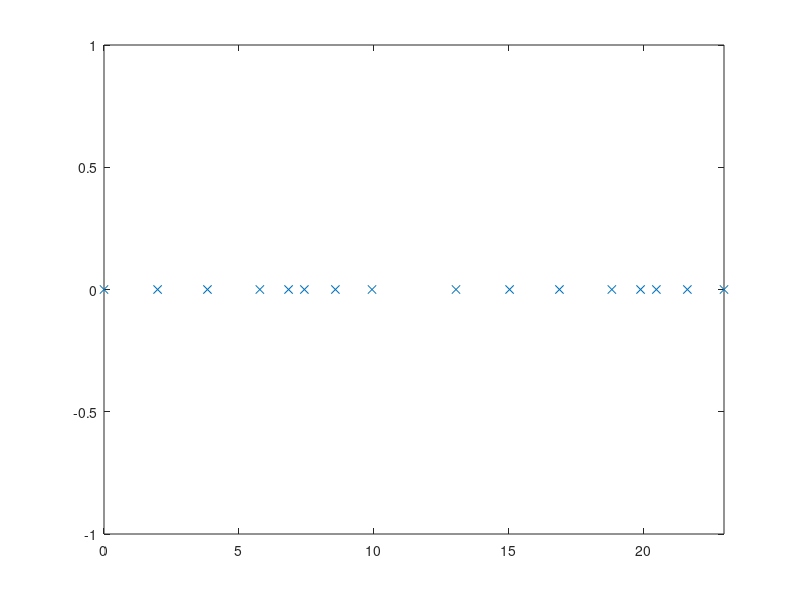

MATLAB code for this plot: (Note: this script raises an error after producing the figure.)
%clear;

%% Configuration
wavelength=1;
k=2*pi/wavelength;   % wave number
angleStep=0.05;
theta=0:angleStep:360;
elementNumber=16;
spacingMIN=0.5;
spacingMAX=2;
mainbeam=5;
thetaM=90;

count=1;
%% random search
for m=1:10000
%     d=spacingMIN + (spacingMAX-spacingMIN).*rand(1,elementNumber-1);
%     d=[0,d];


    d=spacingMIN + (spacingMAX-spacingMIN).*rand(1,elementNumber/2-1);
    d=[0,d,spacingMIN*2 + (spacingMAX*2-spacingMIN*2).*rand(1),d];

    % d=[spacingMIN/2,spacingMIN*ones(1,elementNumber/2-1)];

    for nn=2:length(d)
        d(nn)=d(nn-1)+d(nn);
    end
    
    %% check results
    % load('resultd.mat');
    % load('resultw.mat')
    % [r,c]=size(resultd);
    % nn=21;
    % d=resultd(nn,:);
    %w=resultw(nn,:)';
    
    plot(d,zeros(1,length(d)),'x');
    axis([0,d(length(d)),-1,1]);
    
    %% Array factor
    A=zeros(length(theta),elementNumber);
    for nn=1:length(d)
        A(:,nn)=exp(1i*k*d(nn)*cosd(theta));
    end
    
    %% Main lobe
    A_M=zeros(1,elementNumber);
    for nn=1:length(d)
        A_M(:,nn)=exp(1i*k*d(nn)*cosd(thetaM));
    end
    
    %% Side lobe
    theta_SL=[0:angleStep:thetaM-mainbeam/2,thetaM+mainbeam/2:angleStep:180];
    %theta_ML=90+mainbeam/2:angleStep:180;
    
    A_SL=zeros(length(theta_SL),elementNumber);
    for nn=1:length(d)
        A_SL(:,nn)=exp(1i*k*d(nn)*cosd(theta_SL));
    end
    
    %% Optimization
    cvx_begin
    variable w(elementNumber) complex
    minimize( max(abs(A_SL*w)) )
    subject to
    A_M*w==1;
    cvx_end
    
    if max(abs(A_SL*w))<10^(-10/20)
        resultd(count,:)=d;
        resultw(count,:)=w';
        resultSLL(count)=max(abs(A_SL*w));
        save('resultd.mat', 'resultd');
        save('resultw.mat', 'resultw');
        save('SLL.mat', 'resultSLL');
        count=count+1;
        %plot(theta,20*log10(abs(A*x(2:9))));
        %axis([0,180,-70,0]);
        %hold on;
    end
end

%% Plot result
%w=ones(1,elementNumber)';
% plot(theta,20*log10(abs(A*w))-max(20*log10(abs(A*w))));
% axis([0,180,-30,0]);
